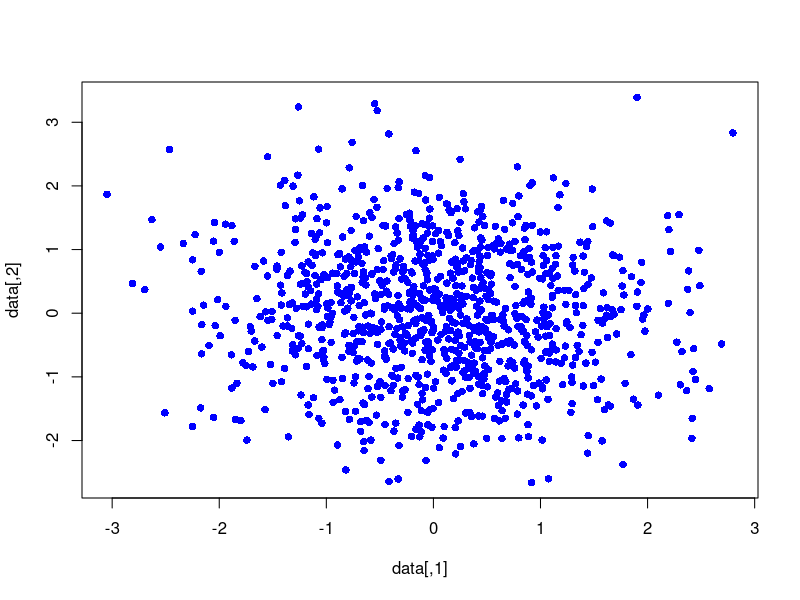
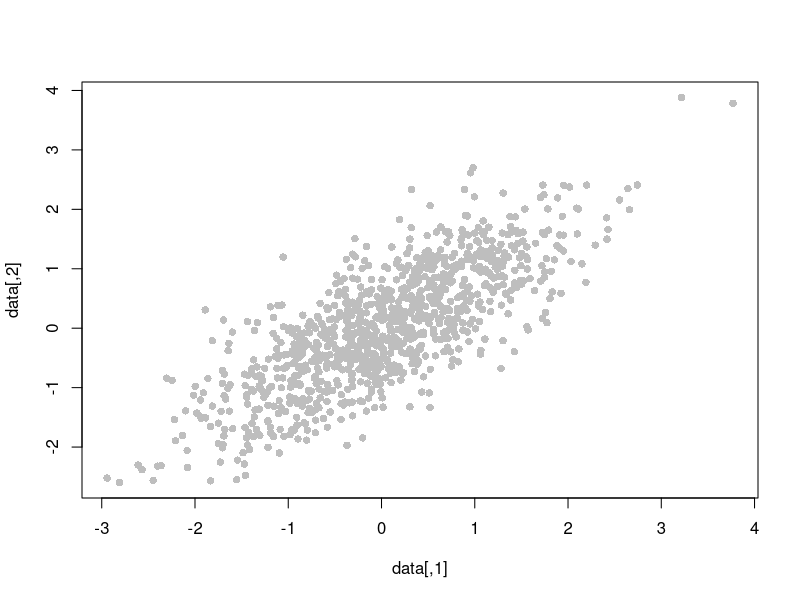

Here is the R script that generated these plots, in order:
## ---- chunk 1
# LLM code

library(mvtnorm)

set.seed(123)

# Generate multivariate normal data with independent variables
n <- 1000  # number of points
mu <- c(0, 0)  # mean vector
sigma <- matrix(c(1, 0, 0, 1), nrow = 2)  # covariance matrix (diagonal for independence)
data <- rmvnorm(n, mean = mu, sigma = sigma)

# Create scatter plot
plot(data,
     col = "blue", 
     pch = 16)
## ---- chunk 2
# LLM code
library(mvtnorm)

# Set random seed for reproducibility
set.seed(123)

# Generate multivariate normal data
n <- 1000  # number of points
mu <- c(0, 0)  # mean vector
sigma <- matrix(c(1, 0.8, 0.8, 1), nrow = 2)  # covariance matrix
data <- rmvnorm(n, mean = mu, sigma = sigma)

# Create scatter plot
plot(data,
     col = "gray", 
     pch = 16)
